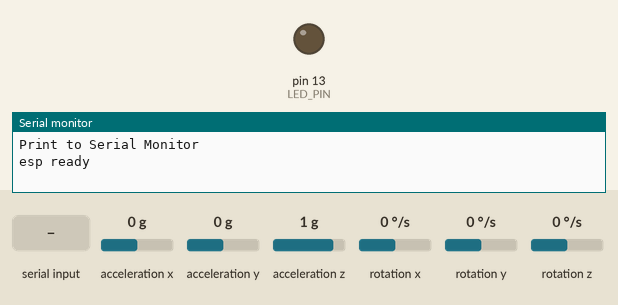
Simulated run of this sketch. Board: Arduino Uno, built with avr-gcc and run on an emulated ATmega328P. On the bench: output pins drawn as LEDs (lit = HIGH), the last lines printed to the serial monitor. The test bench sets the inputs (shaded band); at power-on: acceleration x 0 g, acceleration y 0 g, acceleration z 1 g, rotation x 0 °/s, rotation y 0 °/s, rotation z 0 °/s.

Above: at 0.8 s.
0.9 s: "What is ssid?\n" received over the second serial link
2.4 s: "What is password?\n" received over the second serial link
3.9 s: "WiFi\n" received over the second serial link
At 4.52 s:
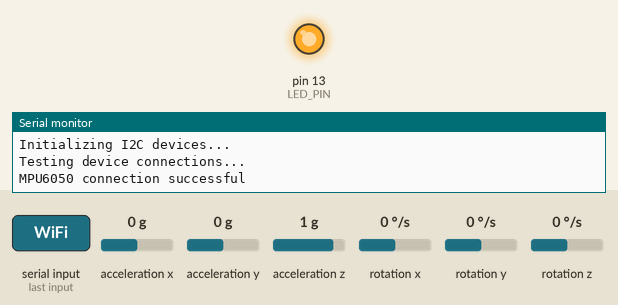
6.9 s: acceleration x set to -1.4 g
9.9 s: acceleration y set to -1.4 g
12.9 s: acceleration z set to 0 g
Timing chart, 0 to 16.9 s (numbered marks = the images above; inputs shaded):
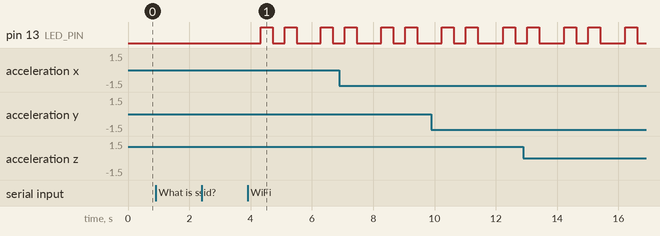

Measured:
- after the input at 3.9 s, pin 13 (LED_PIN): goes HIGH 0.39 s, LOW 0.39 s, HIGH 0.39 s, LOW 0.78 s, HIGH 0.39 s, then LOW, starting after 0.43 s

The sketch:

main_program.ino
```cpp
#include <SoftwareSerial.h>
const char Name[8] = "right";
const char Password[16] = "righttt";
#define MAX_LEN 64
#define MES_NUM 4

#include "I2Cdev.h"
#include "MPU6050.h"
#if I2CDEV_IMPLEMENTATION == I2CDEV_ARDUINO_WIRE
#include "Wire.h"
#endif

MPU6050 accelgyro;
//MPU6050 accelgyro(0x69); // <-- use for AD0 high

int16_t ax[MES_NUM], ay[MES_NUM], az[MES_NUM];
int16_t gx[MES_NUM], gy[MES_NUM], gz[MES_NUM];
#define CYCLE_TIME 100

#define OUTPUT_READABLE_ACCELGYRO

#define LED_PIN 13
bool blinkState = false;

SoftwareSerial espSerial(8, 9); // RX, TX

const char ssid[8] = "TsaiYun"; // Robot313AP
const char pwd[16] = "rubyansel"; // robot313

char data[MAX_LEN] = "";
char result[MAX_LEN] = "";
char dat = 0;
int count = 0;

void print_ag() {
  Serial.print("trim=1234567890123456789012345678901234567890123456789012345678901234567890123456789012345"); // 100 char
  espSerial.print("trim=1234567890123456789012345678901234567890123456789012345678901234567890123456789012345");
  Serial.print("123456789012345678901234567890123456789012345678901234567890123456789012345678901234567890"); // 100 char
  espSerial.print("123456789012345678901234567890123456789012345678901234567890123456789012345678901234567890");
  Serial.print("&name="); // 6 char
  espSerial.print("&name=");
  Serial.print(Name); // 4-5 char
  espSerial.print(Name);
  Serial.print("&password="); // 10 char
  espSerial.print("&password=");
  Serial.print(Password); // 7-8 char
  espSerial.print(Password);
  for (int i = 0; i < MES_NUM; i++) {
    Serial.print("&ax"); // 3 char
    espSerial.print("&ax");
    Serial.print(i); // 1 char
    espSerial.print(i);
    Serial.print("="); // 1 char
    espSerial.print("=");
    Serial.print(ax[i]); // 6 char
    espSerial.print(ax[i]);
    Serial.print("&ay");
    espSerial.print("&ay");
    Serial.print(i);
    espSerial.print(i);
    Serial.print("=");
    espSerial.print("=");
    Serial.print(ay[i]);
    espSerial.print(ay[i]);
    Serial.print("&az");
    espSerial.print("&az");
    Serial.print(i);
    espSerial.print(i);
    Serial.print("=");
    espSerial.print("=");
    Serial.print(az[i]);
    espSerial.print(az[i]);
    Serial.print("&gx");
    espSerial.print("&gx");
    Serial.print(i);
    espSerial.print(i);
    Serial.print("=");
    espSerial.print("=");
    Serial.print(gx[i]);
    espSerial.print(gx[i]);
    Serial.print("&gy");
    espSerial.print("&gy");
    Serial.print(i);
    espSerial.print(i);
    Serial.print("=");
    espSerial.print("=");
    Serial.print(gy[i]);
    espSerial.print(gy[i]);
    Serial.print("&gz");
    espSerial.print("&gz");
    Serial.print(i);
    espSerial.print(i);
    Serial.print("=");
    espSerial.print("=");
    Serial.print(gz[i]);
    espSerial.print(gz[i]);
    Serial.flush();
    espSerial.flush();
  }
  Serial.println();
  espSerial.println();
  Serial.flush();
  espSerial.flush();
}

void setup() {
  Serial.begin(9600);
  Serial.println("Print to Serial Monitor");
  espSerial.begin(115200);
  Serial.println("esp ready");

  // Ready for asking wifi
  while (!espSerial.available())
    delay(5);
  Serial.println("esp available");

  while (strncmp(data, "What is ssid?", 13)) {
    dat = espSerial.read();
    for (int i = 0; i < MAX_LEN; i++)
      data[i] = 0;
    for (int i = 0; i < MAX_LEN && dat != '\n'; i++) {
      data[i] = dat;
      dat = espSerial.read();
    }
    Serial.println(data);
    delay(5);
  }
  espSerial.println(ssid);
  Serial.println("ssid sent");
  while (!(espSerial.available()))
    delay(5);
  while (strncmp(data, "What is password?", 17)) {
    dat = espSerial.read();
    for (int i = 0; i < MAX_LEN; i++)
      data[i] = 0;
    for (int i = 0; i < MAX_LEN && dat != '\n'; i++) {
      data[i] = dat;
      dat = espSerial.read();
    }
    Serial.println(data);
    delay(5);
  }
  espSerial.println(pwd);
  Serial.println("password sent");
  while (!(espSerial.available()))
    delay(5);
  while (strncmp(data, "WiFi", 4)) {
    dat = espSerial.read();
    for (int i = 0; i < MAX_LEN; i++)
      data[i] = 0;
    for (int i = 0; i < MAX_LEN && dat != '\n'; i++) {
      data[i] = dat;
      dat = espSerial.read();
    }
    Serial.println(data);
    delay(5);
  }
  /**/

#if I2CDEV_IMPLEMENTATION == I2CDEV_ARDUINO_WIRE
  Wire.begin();
#elif I2CDEV_IMPLEMENTATION == I2CDEV_BUILTIN_FASTWIRE
  Fastwire::setup(400, true);
#endif

  // initialize device
  Serial.println("Initializing I2C devices...");
  accelgyro.initialize();

  // verify connection
  Serial.println("Testing device connections...");
  while (!accelgyro.testConnection()) {
    Serial.println("MPU6050 connection failed");
    delay(5);
  }
  Serial.println("MPU6050 connection successful");

  pinMode(LED_PIN, OUTPUT);
}

void loop() {
  /*
    if (espSerial.available()) {
    Serial.write(espSerial.read());
    }
    if (Serial.available()) {
    espSerial.write(Serial.read());
    }
  */
  for (int cnt = 0; cnt < MES_NUM; cnt++) {
    int32_t ax_tot = 0;
    int32_t ay_tot = 0;
    int32_t az_tot = 0;
    int32_t gx_tot = 0;
    int32_t gy_tot = 0;
    int32_t gz_tot = 0;
    for (int i = 0; i < CYCLE_TIME; i++) {
      accelgyro.getMotion6(&ax[cnt], &ay[cnt], &az[cnt], &gx[cnt], &gy[cnt], &gz[cnt]);
      ax_tot += ax[cnt];
      ay_tot += ay[cnt];
      az_tot += az[cnt];
      gx_tot += gx[cnt];
      gy_tot += gy[cnt];
      gz_tot += gz[cnt];
    }
    ax[cnt] = ax_tot / CYCLE_TIME;
    ay[cnt] = ay_tot / CYCLE_TIME;
    az[cnt] = az_tot / CYCLE_TIME;
    gx[cnt] = gx_tot / CYCLE_TIME;
    gy[cnt] = gy_tot / CYCLE_TIME;
    gz[cnt] = gz_tot / CYCLE_TIME;
    /*
      #ifdef OUTPUT_READABLE_ACCELGYRO
      // display tab-separated accel/gyro x/y/z values
      Serial.print("a/g:\t");
      Serial.print(ax); Serial.print("\t");
      Serial.print(ay); Serial.print("\t");
      Serial.print(az); Serial.print("\t");
      Serial.print(gx); Serial.print("\t");
      Serial.print(gy); Serial.print("\t");
      Serial.println(gz);
      #endif

      #ifdef OUTPUT_BINARY_ACCELGYRO
      Serial.write((uint8_t)(ax >> 8)); Serial.write((uint8_t)(ax & 0xFF));
      Serial.write((uint8_t)(ay >> 8)); Serial.write((uint8_t)(ay & 0xFF));
      Serial.write((uint8_t)(az >> 8)); Serial.write((uint8_t)(az & 0xFF));
      Serial.write((uint8_t)(gx >> 8)); Serial.write((uint8_t)(gx & 0xFF));
      Serial.write((uint8_t)(gy >> 8)); Serial.write((uint8_t)(gy & 0xFF));
      Serial.write((uint8_t)(gz >> 8)); Serial.write((uint8_t)(gz & 0xFF));
      #endif
    */
    // blink LED to indicate activity
    blinkState = !blinkState;
    digitalWrite(LED_PIN, blinkState);
  }

  print_ag();
}
```
